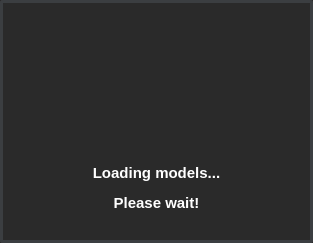
<?xml version="1.0" encoding="UTF-8"?>
<ui version="4.0">
 <class>PleaseWaitWindowClass</class>
 <widget class="QDialog" name="PleaseWaitWindowClass">
  <property name="geometry">
   <rect>
    <x>0</x>
    <y>0</y>
    <width>313</width>
    <height>243</height>
   </rect>
  </property>
  <property name="windowTitle">
   <string>PleaseWaitWindow</string>
  </property>
  <property name="styleSheet">
   <string notr="true">QDialog {
	background-color: #2a2a2a;
	border: 3px solid #3b3e41;
	border-radius: 3px;
}

QFrame {
	margin: 0px;
}</string>
  </property>
  <layout class="QGridLayout" name="gridLayout">
   <item row="0" column="0">
    <widget class="QLabel" name="loadingModelsInProgressMovie">
     <property name="sizePolicy">
      <sizepolicy hsizetype="Expanding" vsizetype="Expanding">
       <horstretch>0</horstretch>
       <verstretch>0</verstretch>
      </sizepolicy>
     </property>
     <property name="text">
      <string/>
     </property>
     <property name="alignment">
      <set>Qt::AlignCenter</set>
     </property>
    </widget>
   </item>
   <item row="1" column="0">
    <widget class="QLabel" name="loadingModelsInProgressLabel">
     <property name="font">
      <font>
       <pointsize>11</pointsize>
       <weight>75</weight>
       <bold>true</bold>
      </font>
     </property>
     <property name="styleSheet">
      <string notr="true">color: white; margin: 20px;</string>
     </property>
     <property name="text">
      <string>&lt;html&gt;&lt;head/&gt;&lt;body&gt;&lt;p&gt;Loading models...&lt;/p&gt;&lt;p&gt;Please wait!&lt;/p&gt;&lt;/body&gt;&lt;/html&gt;</string>
     </property>
     <property name="alignment">
      <set>Qt::AlignCenter</set>
     </property>
    </widget>
   </item>
  </layout>
 </widget>
 <layoutdefault spacing="6" margin="11"/>
 <resources/>
 <connections/>
</ui>
